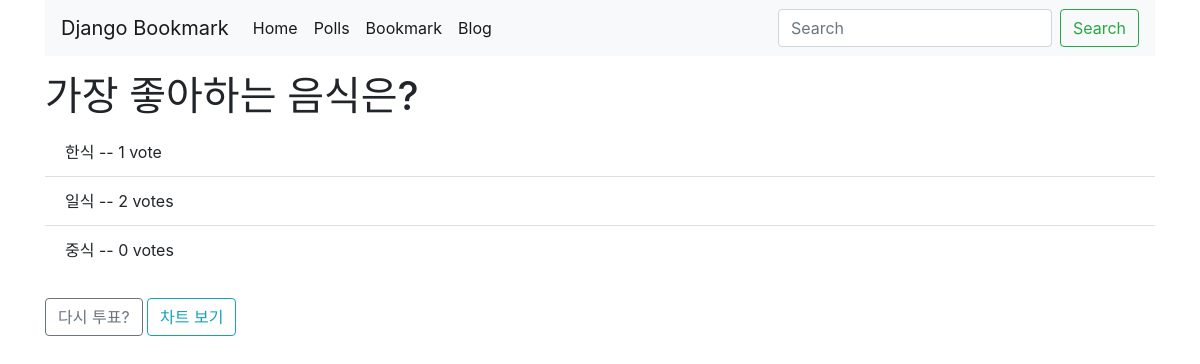
/polls/1/results/, run on an earlier commit of the app's database.
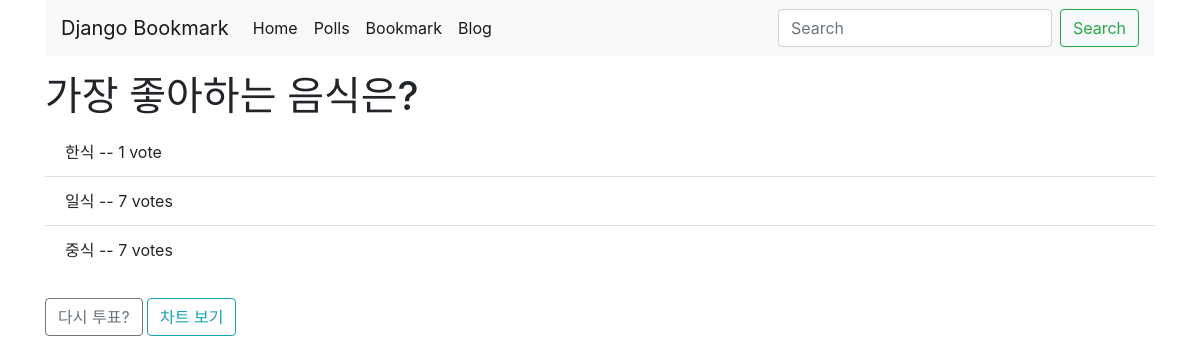
And on a later commit of the database.
### polls/models.py (models this page shows, shortened)
class Choice(models.Model):
  question = models.ForeignKey(Question, on_delete=models.CASCADE)
  choice_text = models.CharField(max_length=200)
  votes = models.IntegerField(default=0)

### polls/views.py (the view)
# urls.py: path('<int:pk>/results/', views.ResultsView.as_view(), name='results'),
class ResultsView(generic.DetailView):
    model = Question
    template_name = 'polls/results.html'

### polls/templates/polls/results.html (shortened to what this page needs)
{% extends 'base.html' %}
{% block content %}
<h1>{{question.question_text}}</h1>
<ul class="list-group list-group-flush">
    {% for choice in question.choice_set.all %}
    <li class="list-group-item">{{choice.choice_text}} -- {{choice.votes}} vote{{choice.votes|pluralize}}</li>
    {% endfor %}
</ul>
<br/>
<button type="button" class="btn btn-outline-secondary" onclick="location.href='{% url 'polls:detail' question.id %}'">다시 투표?</button>
<button type="button" class="btn btn-outline-info" onclick="location.href='{% url 'polls:chart' question.id %}'">차트 보기</button>
{% endblock %}

What changed in the data, as far as the page shows it:
changed Choice "일식": votes "2" → "7"
changed Choice "중식": votes "0" → "7"
